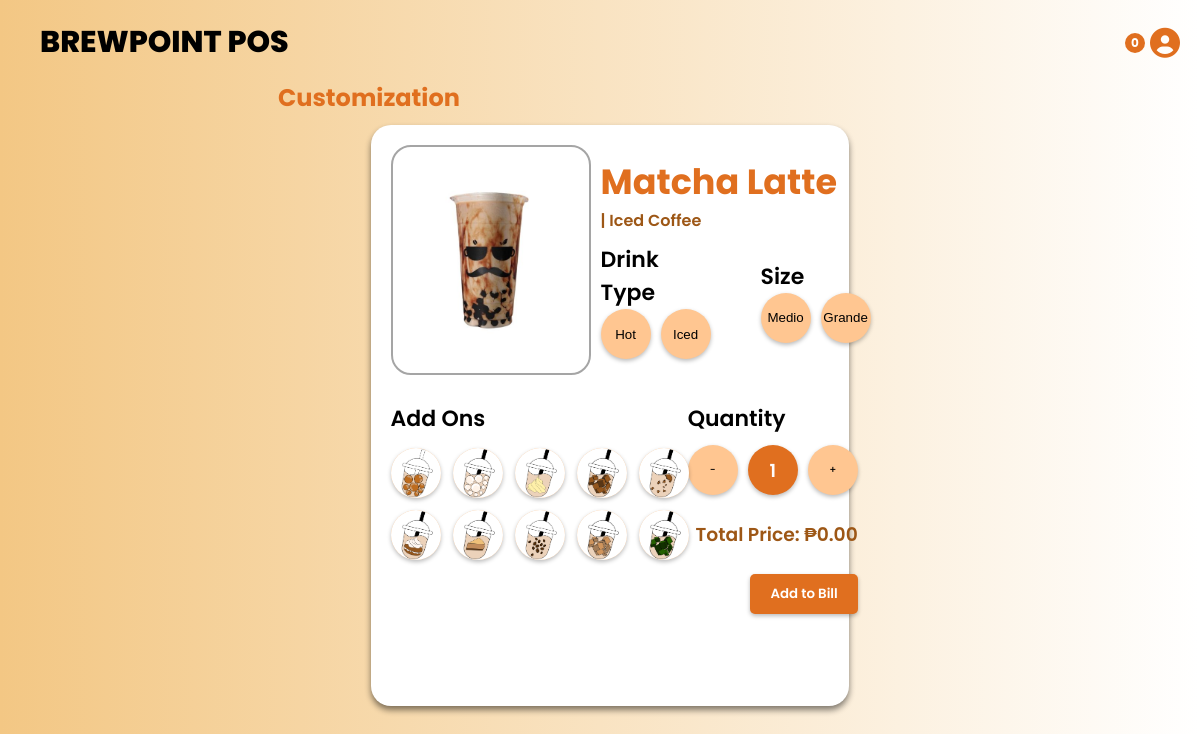
Page /order_customization.php?product=Matcha+Latte on the committed database.
### tables this page shows
CREATE TABLE `products` (
  `productID` int(100) NOT NULL,
  `productName` varchar(75) NOT NULL,
  `productCategory` varchar(75) NOT NULL,
  `productImg` varchar(255) NOT NULL
);

### order_customization.php (the view, shortened to what this page needs)
<?php
    include("database/db.php");
    $productName = isset($_GET['product']) ? $_GET['product'] : '';
    $sql = "SELECT productName, productCategory, productImg FROM products WHERE productName = ?";
    $stmt = $conn->prepare($sql);
    $stmt->bind_param("s", $productName);
    $stmt->execute();
    $result = $stmt->get_result();
    $productCategory = "";
    $productImg = "";
    if ($result->num_rows > 0) {
        $row = $result->fetch_assoc();
        $productName = $row["productName"];
        $productCategory = $row["productCategory"];
        $productImg = $row["productImg"];
    }
?>
<!DOCTYPE html>
<html>
    <head>
        <link href='https://unpkg.com/boxicons@2.1.4/css/boxicons.min.css' rel='stylesheet'>
        <link rel='stylesheet' href='https://cdn-uicons.flaticon.com/2.6.0/uicons-solid-rounded/css/uicons-solid-rounded.css'>
        <link rel='stylesheet' href='https://cdn-uicons.flaticon.com/2.6.0/uicons-solid-straight/css/uicons-solid-straight.css'>
        <link rel="stylesheet" href="assets/css/Order-custom.css">
    </head>
    <body>
        <div class="container">
            <div class="header">
                <h2>BREWPOINT POS</h2>
                <div class="user-icon">
                    <div class="cart-wrapper" id="cartIcon">
                        <div class="cart-counter" id="cartCounter">0</div>
                    </div>
                    <i class="fa-solid fa-circle-user"></i>
                </div>
            </div>
            <div class="customization">
                <div class="customization-header">
                    <h2>Customization</h2>
                </div>
                <div class="customization-menu">
                    <div class="customization-card">
                        <div class="top-row">
                            <div class='product-img'>
                                <?php
                                    $imgSrc = $productImg ? "assets/img/uploads/" . $productImg : "assets/img/placeholder.png";
                                    echo "<img src='" . htmlspecialchars($imgSrc) . "' class='product-image' alt='" . htmlspecialchars($productName) . "'>";
                                ?>
                            </div>
                            <div class="product-titles">
                                <h2><?php echo htmlspecialchars($productName); ?></h2>
                                <span><p> | <?php echo htmlspecialchars($productCategory); ?></p></span>
                                <div class='product-details'>
                                    <div class="types">
                                        <div class="option-row">
                                            <label for="drink-type">Drink Type</label>
                                            <div class="button-group">
                                                <button class="option-btn">Hot</button>
                                                <button class="option-btn">Iced</button>
                                            </div>
                                        </div>
                                        <div class="option-row">
                                            <label for="size">Size</label>
                                            <div class="button-group">
                                                <button class="option-btn">Medio</button>
                                                <button class="option-btn">Grande</button>
                                            </div>
                                        </div>
                                    </div>
                                </div>
                            </div>
                        </div>
                        <div class="bottom-row">
                            <div class="option-row">
                                <label for="addons">Add Ons</label>
                                <div class="button-group addon-buttons">
                                    <button class="option-btn">
                                        <img src="assets/img/addon_img/pearl.PNG" alt="Boba Pearl" class="addon-icon">
                                    </button>
                                    <button class="option-btn">
                                        <img src="assets/img/addon_img/Crystal.PNG" alt="Crystal Pearl" class="addon-icon">
                                    </button>
                                    <button class="option-btn">
                                        <img src="assets/img/addon_img/CreamCheese.PNG" alt="Cream Cheese" class="addon-icon">
                                    </button>
                                    <button class="option-btn"> <img src="assets/img/addon_img/CoffeeJelly.PNG" alt="Cofee Jelly" class="addon-icon">
                                    </button>
                                    <button class="option-btn"> <img src="assets/img/addon_img/CrushedOreo.PNG" alt="Crushed Oreos" class="addon-icon">
                                    </button>
                                    <button class="option-btn"> <img src="assets/img/addon_img/CreamPuffs.PNG" alt="Cream Puff" class="addon-icon">
                                    </button>
                                    <button class="option-btn"> <img src="assets/img/addon_img/Cheesecake.PNG" alt="Cheesecake" class="addon-icon">
                                    </button>
                                    <button class="option-btn"> <img src="assets/img/addon_img/ChiaSeeds.PNG" alt="Chia Seeds" class="addon-icon">
                                    </button>
                                    <button class="option-btn"> <img src="assets/img/addon_img/BrownSugarJelly.PNG" alt="Brown Sugar Jelly" class="addon-icon">
                                    </button>
                                    <button class="option-btn"> <img src="assets/img/addon_img/GrassJelly.PNG" alt="Grass Jelly" class="addon-icon">
                                    </button>
                                </div>
                            </div>
                            <div class="option-row-quantity">
                                <label for="quantity">Quantity</label>
                                <div class="button-group">
                                    <button class="option-btn">-</button>
                                    <span class="quantity">1</span>
                                    <button class="option-btn">+</button>
                                </div>
                                <div class="price-display">
                                    <h3>Total Price: <span id="totalPrice">₱0.00</span></h3>
                                </div>
                                <div class="add-btn">
                                    <button class="add-bill-btn">Add to Bill </button>
                                </div>
                            </div>
                        </div>
                    </div>
                </div>
            </div>
        </div>
    </body>
</html>

### rows in the picture
products: productImg (picture), productName "Matcha Latte", productCategory "Iced Coffee"
